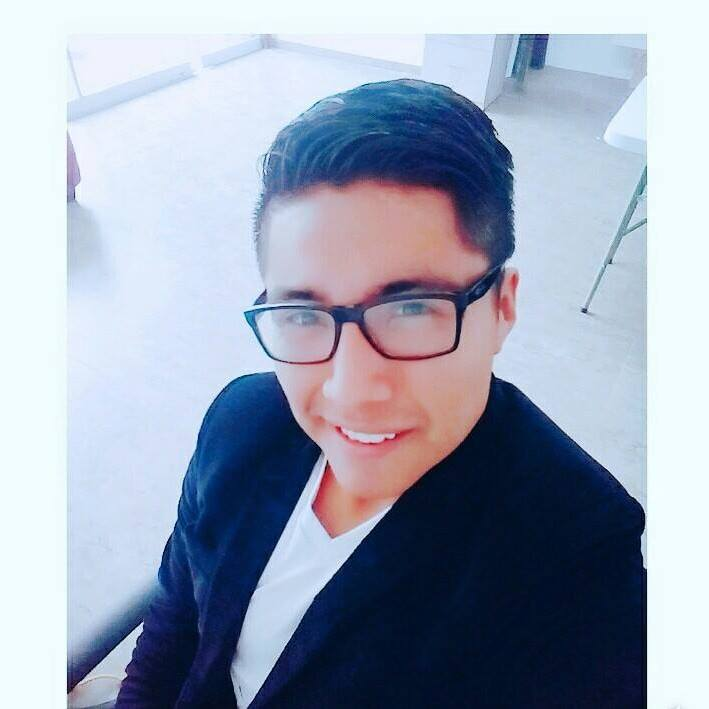
#> input picture input/imagen.jpg, 709 x 709 px
$ python main.py
#> lines starting #> are read from the running program, lines starting #| are printed output that depends on the picture; after the words box and inside, x2 and y2 are one past the last pixel; in counts of white or black regions, pixels touching at a corner belong together
import cv2

# === Cargar imagen ===
img = cv2.imread("input/imagen.jpg")
#> img is the input picture: shape (709, 709, 3); mean B, G, R 181.9, 163.5, 154
if img is None:
    raise ValueError("No se encontró la imagen en la carpeta 'input'.")

# Redimensionar para vista previa rápida (opcional)
img = cv2.resize(img, (800, 600))
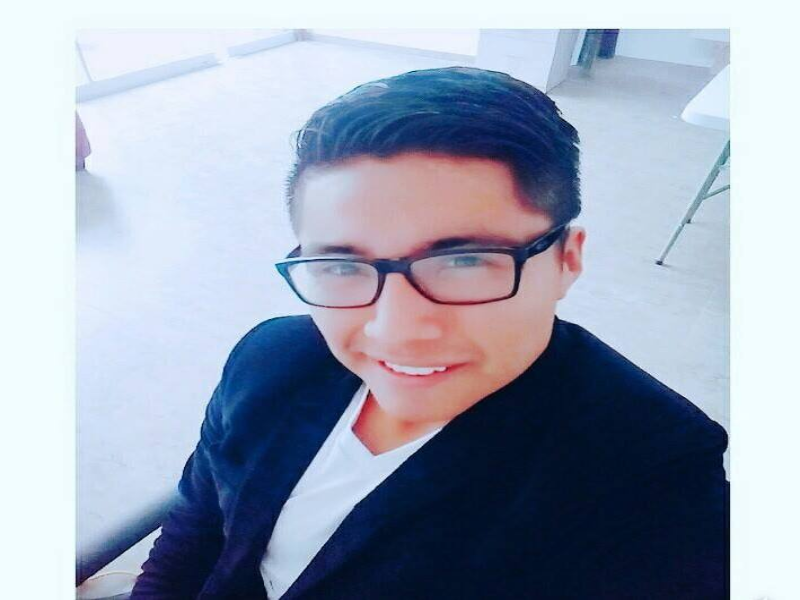
#> img: shape (600, 800, 3); mean B, G, R 181.9, 163.4, 153.9

# === Aplicar filtro estilo cartoon ===

# 1. Convertir a escala de grises
gray = cv2.cvtColor(img, cv2.COLOR_BGR2GRAY)
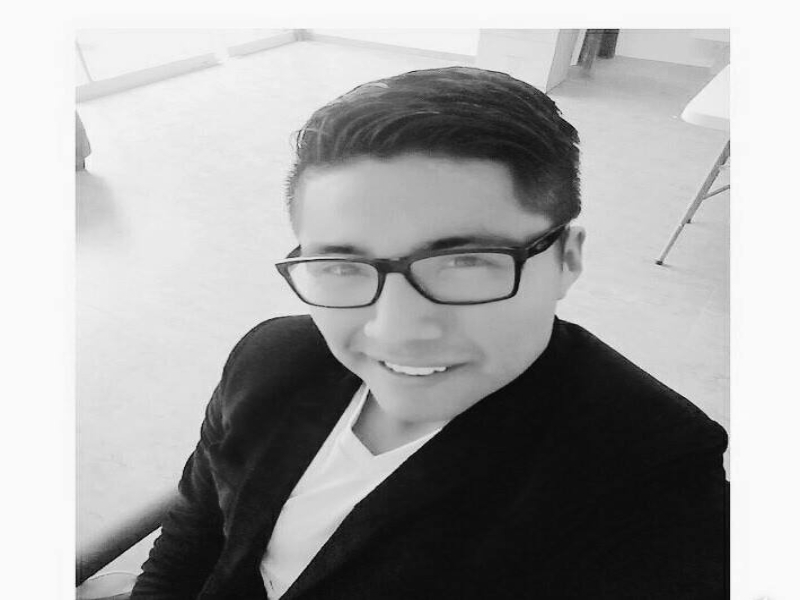
#> gray: shape (600, 800); min 4, max 252, mean 162.7

# 2. Aplicar blur para suavizar
gray_blur = cv2.medianBlur(gray, 7)

# 3. Detección de bordes con adaptative threshold
edges = cv2.adaptiveThreshold(
    gray_blur, 255,
    cv2.ADAPTIVE_THRESH_MEAN_C,
    cv2.THRESH_BINARY,
    blockSize=9,
    C=2
)
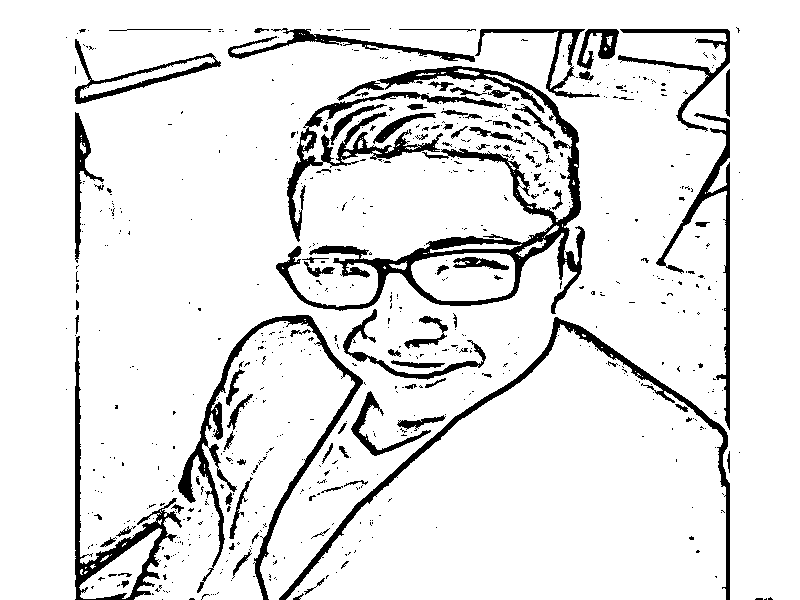
#> edges: shape (600, 800); 90% white; 699 black regions (594 under 20 px), largest, box (x1, y1, x2, y2) and area: (276, 66, 585, 314) 9798, (178, 315, 363, 600) 4803, (279, 317, 730, 600) 4529

# 4. Aplicar filtro bilateral para suavizar colores
color = cv2.bilateralFilter(img, d=9, sigmaColor=250, sigmaSpace=250)

# 5. Combinar bordes + color
cartoon = cv2.bitwise_and(color, color, mask=edges)
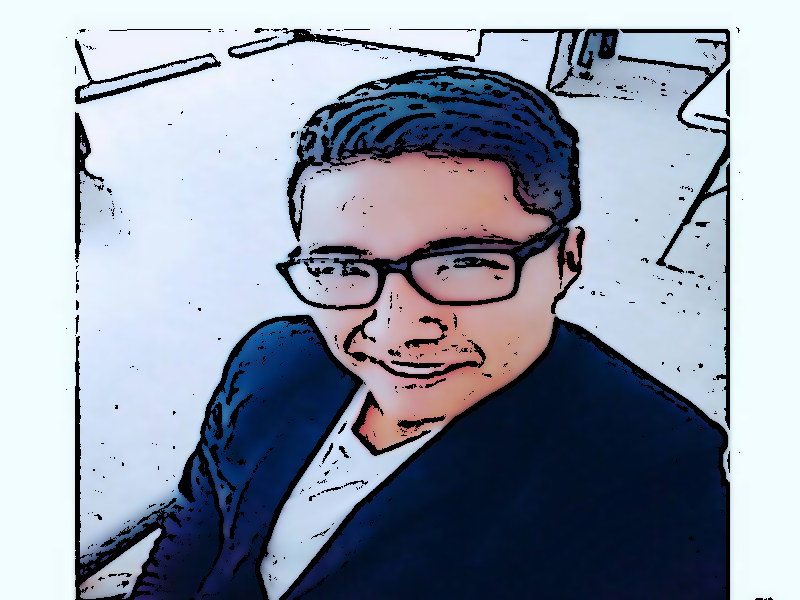
#> cartoon: shape (600, 800, 3); mean B, G, R 167.7, 152.2, 143.7

# === Guardar resultado ===
cv2.imwrite("output/imagen_cartoon.jpg", cartoon)
print("✅ Imagen procesada y guardada en 'output/imagen_cartoon.jpg'")
